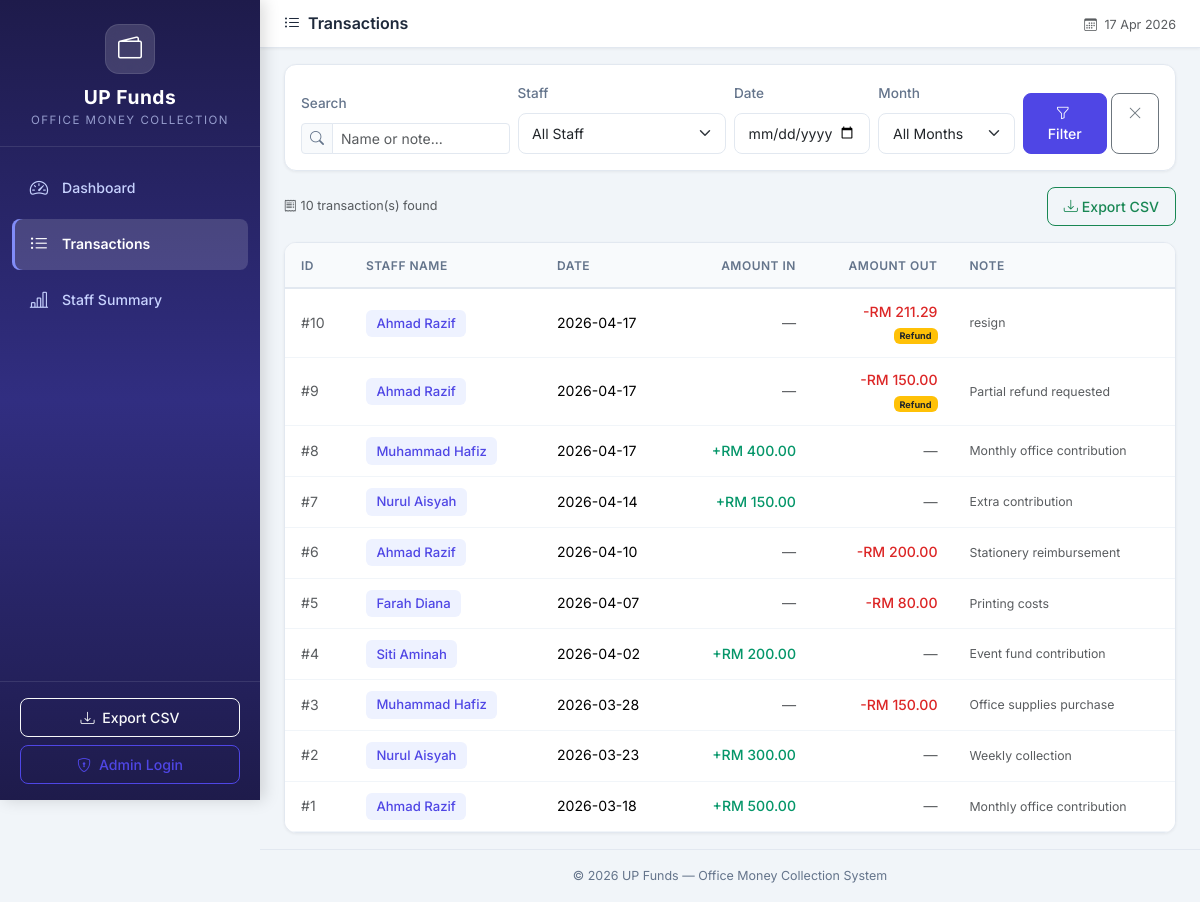
Page /transactions on the committed database.
### tables this page shows
CREATE TABLE cash_records (
            id INTEGER PRIMARY KEY AUTOINCREMENT,
            staff_id INTEGER NOT NULL,
            record_date DATE NOT NULL,
            amount_in REAL DEFAULT 0.00,
            amount_out REAL DEFAULT 0.00,
            expense_type TEXT DEFAULT 'shared',
            note TEXT DEFAULT '',
            created_at TIMESTAMP DEFAULT CURRENT_TIMESTAMP,
            updated_at TIMESTAMP DEFAULT CURRENT_TIMESTAMP,
            FOREIGN KEY (staff_id) REFERENCES staff(id)
        );

CREATE TABLE staff (
            id INTEGER PRIMARY KEY AUTOINCREMENT,
            name TEXT NOT NULL UNIQUE,
            is_active INTEGER DEFAULT 1,
            created_at TIMESTAMP DEFAULT CURRENT_TIMESTAMP
        );

### app.py (the view)
@app.route('/transactions')
def transactions():
    conn = get_db_connection()
    staff_filter = request.args.get('staff', '')
    date_filter = request.args.get('date', '')
    month_filter = request.args.get('month', '')
    search_query = request.args.get('search', '')
    query = '''
        SELECT cr.*, s.name as staff_name
        FROM cash_records cr
        JOIN staff s ON cr.staff_id = s.id
        WHERE 1=1
    '''
    params = []
    if staff_filter:
        query += ' AND cr.staff_id = ?'
        params.append(staff_filter)
    if date_filter:
        query += ' AND cr.record_date = ?'
        params.append(date_filter)
    if month_filter:
        query += " AND strftime('%Y-%m', cr.record_date) = ?"
        params.append(month_filter)
    if search_query:
        query += ' AND (s.name LIKE ? OR cr.note LIKE ?)'
        params.extend([f'%{search_query}%', f'%{search_query}%'])
    query += ' ORDER BY cr.record_date DESC, cr.id DESC'
    records = conn.execute(query, params).fetchall()
    staff_list = conn.execute('SELECT * FROM staff ORDER BY name').fetchall()
    months = conn.execute('''
        SELECT DISTINCT strftime('%Y-%m', record_date) as month
        FROM cash_records
        ORDER BY month DESC
    ''').fetchall()
    conn.close()
    return render_template('transactions.html',
                           records=records,
                           staff_list=staff_list,
                           months=months,
                           staff_filter=staff_filter,
                           date_filter=date_filter,
                           month_filter=month_filter,
                           search_query=search_query)

### app.py (called while the page is built)
@app.context_processor
def inject_now():
    is_admin = session.get('role') == 'admin'
    return {'now': datetime.now(), 'is_admin': is_admin}

### database.py (called while the page is built)
def get_db_connection():
    conn = sqlite3.connect(DATABASE_PATH)
    conn.row_factory = sqlite3.Row  # Access columns by name
    conn.execute("PRAGMA foreign_keys = ON")  # Enable foreign key support
    return conn

### templates/transactions.html (shortened to what this page needs)
{% extends 'base.html' %}
{% block page_title %}
    <i class="bi bi-list-ul me-2"></i>Transactions
{% endblock %}
{% block content %}
<div class="card content-card mb-3">
    <div class="card-body">
        <form method="GET" action="{{ url_for('transactions') }}" class="row g-2 align-items-end">
            <div class="col-md-3">
                <label class="form-label small fw-medium">Search</label>
                <div class="input-group input-group-sm">
                    <span class="input-group-text"><i class="bi bi-search"></i></span>
                    <input type="text" class="form-control" name="search"
                           placeholder="Name or note..." value="{{ search_query }}">
                </div>
            </div>
            <div class="col-md-3">
                <label class="form-label small fw-medium">Staff</label>
                <select class="form-select form-select-sm" name="staff">
                    <option value="">All Staff</option>
                </select>
            </div>
            <div class="col-md-2">
                <label class="form-label small fw-medium">Date</label>
                <input type="date" class="form-control form-control-sm" name="date" value="{{ date_filter }}">
            </div>
            <div class="col-md-2">
                <label class="form-label small fw-medium">Month</label>
                <select class="form-select form-select-sm" name="month">
                    <option value="">All Months</option>
                </select>
            </div>
            <div class="col-md-2 d-flex gap-1">
                <button type="submit" class="btn btn-primary btn-sm flex-fill">
                    <i class="bi bi-funnel me-1"></i>Filter
                </button>
                <a href="{{ url_for('transactions') }}" class="btn btn-outline-secondary btn-sm">
                    <i class="bi bi-x-lg"></i>
                </a>
            </div>
        </form>
    </div>
</div>
<div class="d-flex justify-content-between align-items-center mb-3">
    <span class="text-muted small">
        <i class="bi bi-receipt me-1"></i>{{ records|length }} transaction(s) found
    </span>
    <div class="d-flex gap-2">
        <a href="{{ url_for('export_csv') }}" class="btn btn-outline-success btn-sm">
            <i class="bi bi-download me-1"></i>Export CSV
        </a>
    </div>
</div>
<div class="card content-card">
    <div class="card-body p-0">
        {% if records %}
        <div class="table-responsive">
            <table class="table table-hover mb-0" id="transactionsTable">
                <thead>
                    <tr>
                        <th>ID</th>
                        <th>Staff Name</th>
                        <th>Date</th>
                        <th class="text-end">Amount In</th>
                        <th class="text-end">Amount Out</th>
                        <th>Note</th>
                    </tr>
                </thead>
                <tbody>
                    {% for record in records %}
                    <tr>
                        <td class="text-muted">#{{ record['id'] }}</td>
                        <td>
                            <span class="staff-badge">{{ record['staff_name'] }}</span>
                        </td>
                        <td>{{ record['record_date'] }}</td>
                        <td class="text-end">
                            {% if record['amount_in'] > 0 %}
                                <span class="amount-in fw-medium">+RM {{ "%.2f"|format(record['amount_in']) }}</span>
                            {% else %}
                                <span class="text-muted">—</span>
                            {% endif %}
                        </td>
                        <td class="text-end">
                            {% if record['amount_out'] > 0 %}
                                <span class="amount-out fw-medium">-RM {{ "%.2f"|format(record['amount_out']) }}</span>
                                {% if record['expense_type'] == 'personal' %}
                                    <br><span class="badge bg-warning text-dark" style="font-size: 0.65em;">Refund</span>
                                {% endif %}
                            {% else %}
                                <span class="text-muted">—</span>
                            {% endif %}
                        </td>
                        <td class="text-muted small">{{ record['note'][:40] }}{{ '...' if record['note']|length > 40 }}</td>
                    </tr>
                    {% endfor %}
                </tbody>
            </table>
        </div>
        {% endif %}
    </div>
</div>
{% endblock %}

### static/css/style.css (style rules this page uses)
:root { --primary: #4f46e5; --primary-light: #6366f1; --primary-dark: #3730a3; --primary-bg: #eef2ff; --sidebar-bg: linear-gradient(180deg, #1e1b4b 0%, #312e81 50%, #1e1b4b 100%); --sidebar-width: 260px; --sidebar-text: #c7d2fe; --sidebar-active: #ffffff; --sidebar-hover-bg: rgba(255, 255, 255, 0.08); --sidebar-active-bg: rgba(255, 255, 255, 0.15); --card-green: linear-gradient(135deg, #059669, #10b981); --card-red: linear-gradient(135deg, #dc2626, #ef4444); --card-blue: linear-gradient(135deg, #2563eb, #3b82f6); --card-purple: linear-gradient(135deg, #7c3aed, #8b5cf6); --body-bg: #f1f5f9; --content-bg: #ffffff; --text-primary: #1e293b; --text-secondary: #64748b; --border-color: #e2e8f0; --shadow-sm: 0 1px 3px rgba(0, 0, 0, 0.06); --shadow-md: 0 4px 12px rgba(0, 0, 0, 0.08); --shadow-lg: 0 10px 25px rgba(0, 0, 0, 0.1); --radius: 12px; --radius-sm: 8px; --transition: all 0.2s ease; }
* { margin: 0; padding: 0; box-sizing: border-box; }
body { font-family: 'Inter', -apple-system, BlinkMacSystemFont, 'Segoe UI', Roboto, sans-serif; background-color: var(--body-bg); color: var(--text-primary); font-size: 0.9rem; line-height: 1.6; overflow-x: hidden; }
.content-card { border: 1px solid var(--border-color); border-radius: var(--radius); box-shadow: var(--shadow-sm); background: var(--content-bg); transition: var(--transition); overflow: hidden; }
.table { font-size: 0.88rem; }
.table thead th { background: #f8fafc; border-bottom: 2px solid var(--border-color); font-weight: 600; color: var(--text-secondary); text-transform: uppercase; font-size: 0.75rem; letter-spacing: 0.5px; padding: 0.8rem 1rem; white-space: nowrap; }
.table tbody td { padding: 0.7rem 1rem; vertical-align: middle; border-bottom: 1px solid #f1f5f9; }
.staff-badge { display: inline-block; padding: 0.2rem 0.65rem; background: var(--primary-bg); color: var(--primary); border-radius: 6px; font-weight: 500; font-size: 0.82rem; }
.amount-in { color: #059669; font-weight: 500; }
.amount-out { color: #dc2626; font-weight: 500; }
.form-control, .form-select { border-radius: var(--radius-sm); border-color: var(--border-color); padding: 0.55rem 0.85rem; font-size: 0.88rem; transition: var(--transition); }
.input-group-text { border-radius: var(--radius-sm); background: #f8fafc; border-color: var(--border-color); font-size: 0.85rem; color: var(--text-secondary); }
.form-label { font-size: 0.85rem; color: var(--text-secondary); }
.btn { border-radius: var(--radius-sm); font-weight: 500; font-size: 0.88rem; transition: var(--transition); padding: 0.5rem 1rem; }
.btn-primary { background: var(--primary); border-color: var(--primary); }
.summary-card, .content-card { animation: fadeInUp 0.4s ease forwards; }

### rows in the picture
cash_records: id "10", staff_name "Ahmad Razif", record_date "2026-04-17", amount_out "211.29", expense_type "Refund", note "resign"
cash_records: id "9", staff_name "Ahmad Razif", record_date "2026-04-17", amount_out "150.00", expense_type "Refund", note "Partial refund requested"
cash_records: id "8", staff_name "Muhammad Hafiz", record_date "2026-04-17", amount_in "400.00", note "Monthly office contribution"
cash_records: id "7", staff_name "Nurul Aisyah", record_date "2026-04-14", amount_in "150.00", note "Extra contribution"
cash_records: id "6", staff_name "Ahmad Razif", record_date "2026-04-10", amount_out "200.00", note "Stationery reimbursement"
cash_records: id "5", staff_name "Farah Diana", record_date "2026-04-07", amount_out "80.00", note "Printing costs"
cash_records: id "4", staff_name "Siti Aminah", record_date "2026-04-02", amount_in "200.00", note "Event fund contribution"
cash_records: id "3", staff_name "Muhammad Hafiz", record_date "2026-03-28", amount_out "150.00", note "Office supplies purchase"
cash_records: id "2", staff_name "Nurul Aisyah", record_date "2026-03-23", amount_in "300.00", note "Weekly collection"
cash_records: id "1", staff_name "Ahmad Razif", record_date "2026-03-18", amount_in "500.00", note "Monthly office contribution"

### other values in the picture
{{ records|length }} "10"
